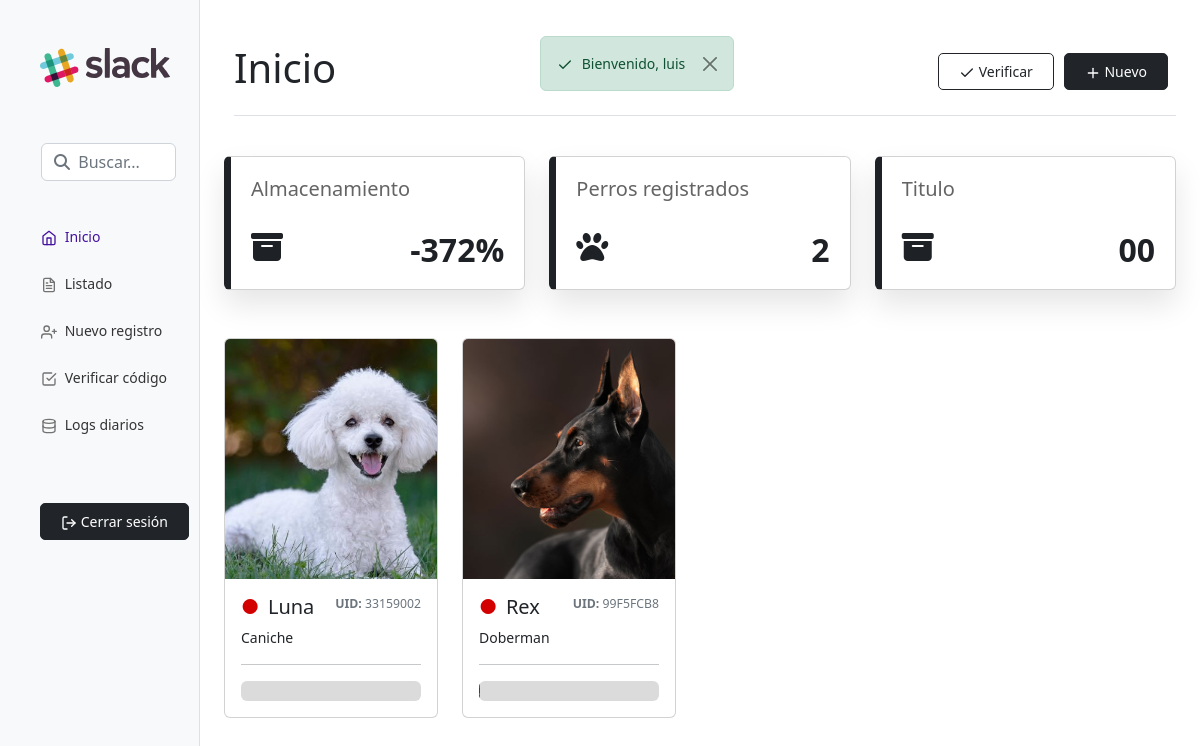
Page /index.php (signed in) on the committed database.
### tables this page shows
CREATE TABLE `almacenamiento` (
  `ultrasonido` int(11) NOT NULL
);

CREATE TABLE `perros` (
  `identificador` int(11) NOT NULL,
  `id` varchar(255) NOT NULL,
  `nombre` varchar(255) NOT NULL,
  `foto` varchar(255) NOT NULL,
  `sexo` enum('Macho','Hembra') NOT NULL,
  `raza` varchar(255) NOT NULL,
  `edad` int(11) NOT NULL,
  `peso` int(11) NOT NULL,
  `racion` int(11) NOT NULL,
  `turnos` int(11) NOT NULL,
  `cooldown` int(11) NOT NULL,
  `veces` varchar(255) NOT NULL,
  `ultimaEntrada` timestamp NOT NULL DEFAULT current_timestamp(),
  `ultimaSalida` timestamp NOT NULL DEFAULT current_timestamp(),
  `entro` tinyint(1) NOT NULL
);

### index.php (the view, shortened to what this page needs)
<!DOCTYPE html>
<html lang="es">
<html>
<head>
  <?php include
    'comp/head.php';
  include 'comp/estilos.php' ?>
</head>
<body>
  <?php
  include 'comp/menu.php';
  ?>
  <?php
  include "config.php";
  $sql1 = "SELECT * FROM perros ORDER BY nombre ASC";
  $result1 = $conex->query($sql1);
  $cantidad = mysqli_num_rows($result1);
  $sql2 = "SELECT ultrasonido FROM almacenamiento";
  $result2 = $conex->query($sql2);
  $ultrasonido =  $result2->fetch_assoc();
  $almacenamiento = 100 - ((100 * ($ultrasonido['ultrasonido'])) / 25);
  $kg = ($almacenamiento * 50) / 100;
  ?>
  <h1 class="display-6">Inicio</h1>
  <?php
  include 'comp/alerts.php';
  ?>
  <div class="btn-toolbar mb-2 mb-md-0">
    <a style="margin-right:10px;" class="verificar btn btn-outline-dark btn-sm" href="verificacion.php"><span data-feather="check"></span> Verificar</a>
    <a class="nuevo btn btn-dark btn-sm me-md-2" href="registro.php"><span data-feather="plus"></span> Nuevo</a>
  </div>
  </div>
  <div style="margin-top:40px;margin-bottom:40px" class="row">
    <div class="col col_index">
      <span role="button" tabindex="0" data-toggle="tooltip" title="<?php echo $kg; ?>kg restantes">
        <div class="card tarjetas">
          <div class="card-body tarjetas_body">
            <h5 style="margin-bottom:30px" class="card-title">Almacenamiento</h5>
            <i class="fa-solid fa-box-archive tarjetas_span"></i>
            <h1 class="card-text float-end"><b><?php echo $almacenamiento; ?>%</b></h1>
          </div>
        </div>
      </span>
    </div>
    <div class="col col_index">
      <div class="card tarjetas">
        <div class="card-body tarjetas_body">
          <h5 style="margin-bottom:30px" class="card-title">Perros registrados</h5>
          <i class="fa-solid fa-paw d-inline-block tarjetas_span"></i>
          <h1 class="card-text float-end"><b><?php echo $cantidad ?></b></h1>
        </div>
      </div>
    </div>
    <div class="col col_index">
      <span role="button" tabindex="0" data-toggle="tooltip" title="25kg restantes">
        <div class="card tarjetas">
          <div class="card-body tarjetas_body">
            <h5 style="margin-bottom:30px" class="card-title">Titulo</h5>
            <i class="fa-solid fa-box-archive tarjetas_span"></i>
            <h1 class="card-text float-end"><b>00</b></h1>
          </div>
        </div>
      </span>
    </div>
    <div id="datosInicio" class="row row-cols-1 row-cols-md-4 g-4">
      <?php
      $pdo = Base::connect();
      $sql = 'SELECT * FROM perros ORDER BY nombre ASC';
      foreach ($pdo->query($sql) as $row) {
        $tiempoActualUnix = time() - 10800;
        $ultimaSalidaUnix = strtotime(($row['ultimaSalida'])) + 7200;
        $diferenciaTiempoUnix = $tiempoActualUnix - $ultimaSalidaUnix;
        $cooldownUnix = 10;
        $tiempoEsperaUnix = $cooldownUnix - $diferenciaTiempoUnix;
        $tiempoEspera = gmdate("H:i:s", $tiempoEsperaUnix);
        $racion = intval($row['racion']);
        $veces = intval($row['veces']);
        $turnos = intval($row['turnos']);
        $unaRacion = ($racion / $turnos) | 0;
        $cantidadHoy = $unaRacion * $veces;
        $diferenciaCantidad = $racion - $cantidadHoy;
        $estado = $row['entro'];
        if ($diferenciaTiempoUnix < $cooldownUnix) {
          $color = "color:#D30000";
          $tooltip = "Tiene que esperar " . $tiempoEspera . " para volver a comer";
        } else if ($estado == 1) {
          $color = "color:rgb(67, 103, 202)";
          $tooltip = "Comiendo";
        } else if ($veces >= $turnos) {
          $color = "color:#D30000";
          $tooltip = "Ya usó todos sus turnos";
        } else {
          $color = "color:#00AE25";
          $tooltip = "Turno disponible";
        }
        if ($cantidadHoy >= $racion) {
          $tooltip2 = "Este perro ya comió";
        } else {
          $tooltip2 = $diferenciaCantidad . "g restantes";
        }
      ?>
        <div class="col col_index">
          <a href="ampliacion.php?identificador=<?= $row['identificador'] ?>">
            <div class="card h-100">
              <img src="img/<?= $row['foto'] ?>" class="card-img-top img_index" alt="<?= $row['foto'] ?>">
              <div class="card-body">
                <span id="tooltip_comiendo" role="button" class="d-inline-block" tabindex="0" data-toggle="tooltip" title="<?php echo $tooltip ?>">
                  <h5 style="<?php echo $color ?>;margin-right:5px">●</h5>
                </span>
                <h5 class="card-title d-inline-block"><?= $row['nombre'] ?></h5>
                <small class="text-muted float-end"><b>UID: </b><?= $row['id'] ?></small>
                <p class="card-text"><?= $row['raza'] ?></p>
                <hr>
                <span role="button" tabindex="0" data-toggle="tooltip" title="<?php echo $tooltip2 ?>">
                  <div style="height: 20px;background-color:rgb(219, 219, 219)" class="progress">
                  </div>
                </span>
              </div>
            </div>
          </a>
        </div>
      <?php
      }
      ?>
    </div>
    <?php
    include 'comp/scripts.php';
    ?>
</body>
</html>

### css/estilos.css (style rules this page uses)
:root { --negro: #1e2125; --gris: rgb(100, 100, 100); --principal: rgb(68, 18, 160); --bordes_tablas: #5f5f5f20; --fondo_tablas: #fff; --fondo: rgb(239, 241, 252); }
* { margin: 0; padding: 0; list-style: none; }
body { font-size: .875rem; }
a { color: inherit; text-decoration: none; }
.btn { border-radius: 5px; padding: 7px 20px; }
.feather { width: 16px; height: 16px; vertical-align: text-bottom; }
.img_index { object-fit: cover; height:240px; }
.tarjetas { background-color:white; border-left: var(--negro) 7px solid; box-shadow: 0px 15px 30px 0px rgba(0,0,0,0.10); }
.tarjetas_body { color:var(--negro); padding: 20px; }
.tarjetas_body h1 { font-size: 32px; }
.tarjetas_body h5 { font-size: 20px; font-weight: 400; color: var(--gris); }
.tarjetas_span { width:32px; height:32px; font-size: 32px; }

### rows in the picture
almacenamiento: ultrasonido "-372"
perros: foto (picture), nombre "Luna", id "33159002", raza "Caniche"
perros: foto (picture), nombre "Rex", id "99F5FCB8", raza "Doberman"

### other values in the picture
$_SESSION['exito'] "Bienvenido, luis"
$cantidad "2"
